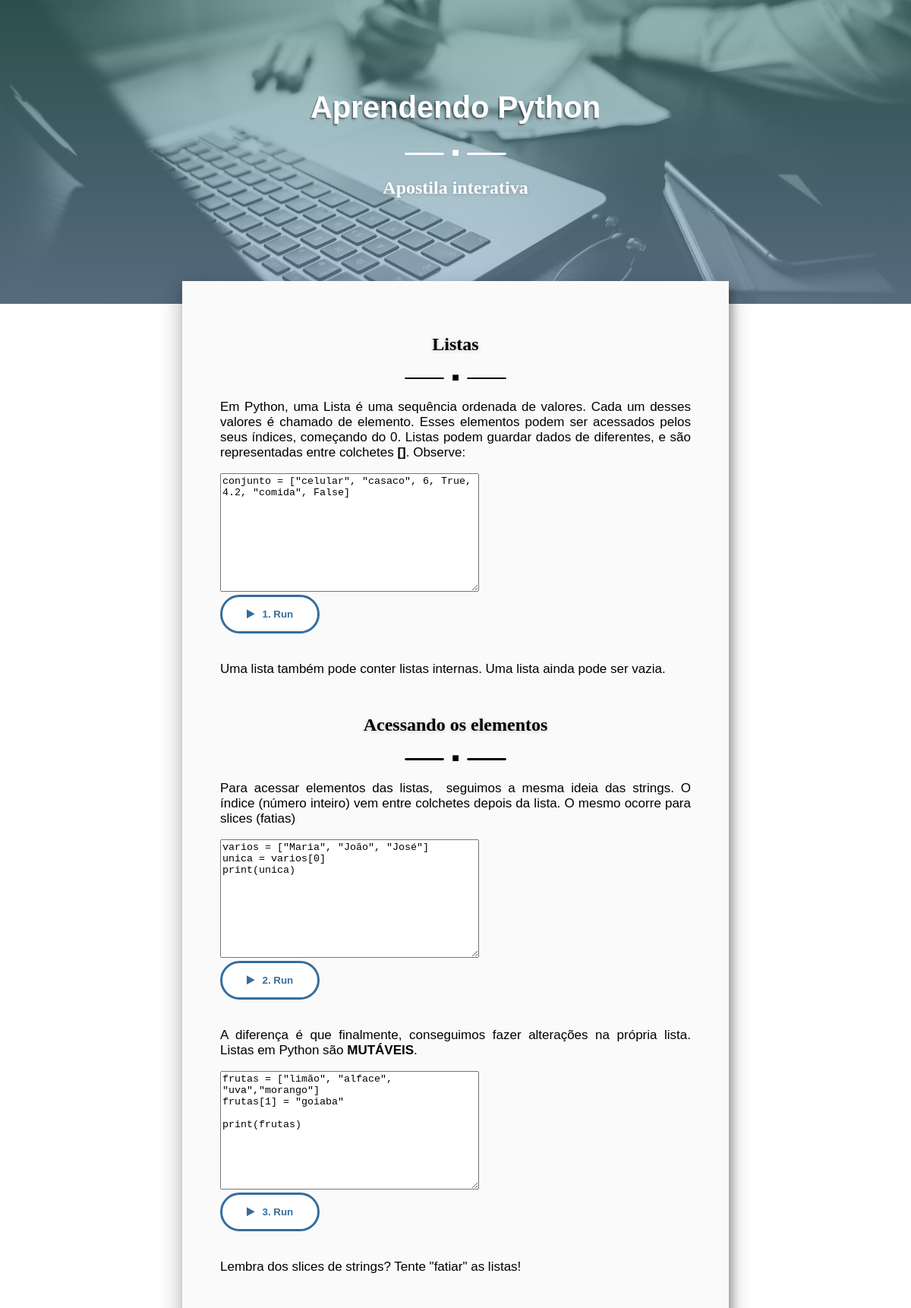
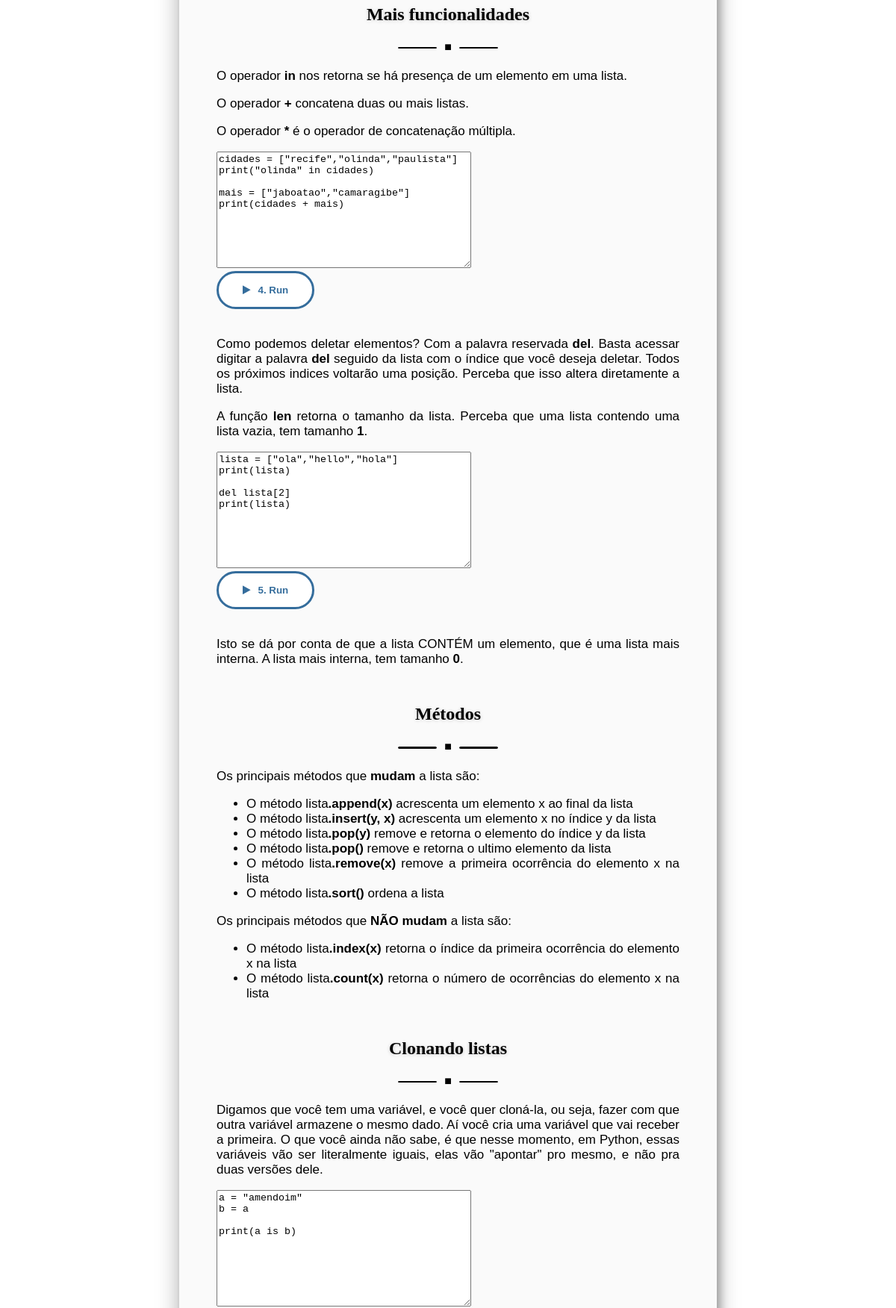
Page /listas/ (upper part) on the committed database (2 pictures, top to bottom).
### core/models.py (models this page shows, shortened)
class Section(models.Model):
    chapter = models.ForeignKey(Chapter, on_delete=models.CASCADE)
    title = models.CharField(max_length=25)
    content = HTMLField()

### core/views.py (the view)
# urls.py: url(r'^(?P<slug>[-\w]+)/$', views.ChapterDetail.as_view(), name="chapter_detail"),
class ChapterDetail(DetailView):
    model = Chapter
    template_name = 'core/detail.html'
    context_object_name = 'chapter'
    def get_context_data(self, **kwargs):
        context = super().get_context_data(**kwargs)
        context['sections'] = self.get_object().section_set.all()
        context['previous'] = self.get_object().previous_chapter
        context['next'] = self.get_object().next_chapter
        return context

### core/templates/core/detail.html (shortened to what this page needs)
{% load staticfiles %}
<!DOCTYPE html>
<html>
    <head>
        <link rel="stylesheet" href="{% static 'core/style.css' %}" type="text/css" />
        <link rel="stylesheet" href="{% static 'core/codemirror/lib/codemirror.css' %}">
        <link rel="stylesheet" href="{% static 'core/codemirror/theme/material.css' %}">
        <link rel="stylesheet" href="https://maxcdn.bootstrapcdn.com/font-awesome/4.7.0/css/font-awesome.min.css" type="text/css" />
    </head>
    <body>
        <div class="wrapper">
            <div class="header">
                <h1>Aprendendo Python</h1>
                <div class="sep center"><div class="line"></div>■<div class="line"></div></div>
                <h2>Apostila interativa</h2>
            </div>
            <div class="page">
                <div class="content">
                    {% for section in sections %}
                        <h2>{{ section.title }}</h2>
                        <div class="sep center"><div class="line"></div>■<div class="line"></div></div>
                        {{ section.content|safe }}
                    {% endfor %}
                </div>
            </div>
        </div>
    </body>
</html>

### core/static/core/style.css (style rules this page uses)
html, body { margin: 0; }
body { background-image: url('bg.jpg'); }
.header { height: 400px; background-image: -webkit-linear-gradient(rgba(34, 104, 99, 0.5), rgba(119, 159, 197, 0.5)), url('bg-header.png'); background-size: cover; background-position: center center; display: flex; align-items: center; justify-content: center; flex-direction: column; margin-bottom: 30px; }
h1 { margin-top: 0; font-family: 'Cambo', sans-serif; -webkit-font-smoothing: antialiased; font-size: 40px; color: #fff; text-shadow: -2px 2px 0px rgba(0, 0, 0, 0.3), -2px 4px 2px rgba(0, 0, 0, 0.1); }
.header h2 { font-family: 'Cambo'; color: #ffffff; -webkit-font-smoothing: antialiased; text-shadow: 0px 1px 5px rgba(0, 0, 0, 0.2); }
.page { margin: -60px auto; padding-bottom: 60px; background-color: #fafafa; box-shadow: 0 16px 24px 2px rgba(0, 0, 0, 0.14), 0 6px 30px 5px rgba(0, 0, 0, 0.12), 5px 9px 10.87px 0.13px rgba(0, 0, 0, 0.28); width: 60%; }
.content { padding: 20px; margin-left: 30px; margin-right: 30px; text-align: justify; }
.content h2 { margin-top: 50px; font-family: 'Cambo'; text-align: center; color: #000000; -webkit-font-smoothing: antialiased; text-shadow: 0px 1px 5px rgba(0, 0, 0, 0.2); }
.content ul li { font-size: 17px; font-family: 'Georgia', sans-serif; }
.content p { font-size: 17px; font-family: 'Georgia', sans-serif; }
.center { text-align: center; }
.sep { color: #000000; }
.line { border: 1px solid; border-radius: 2px; width: 50px; height: 0.5px; display: inline-block; vertical-align: middle; background-color: #000000; margin: 10px; }
.header .sep { color: #ffffff; }
.header .line { background-color: #ffffff; }
form button { background-color: #FFFFFF; border: 3px solid #356D9C; border-radius: 30px; padding: 15px 32px; text-align: center; text-decoration: none; color: #356D9C; font-family: Arial, sans-serif; font-weight: bold; margin-bottom: 20px; transition: all .25s ease-in-out; }
form button i { margin: 0 10px 0 0; }

### rows in the picture
Section: title "Listas", content "conjunto = [\"celular\", \"casaco\", 6, True, 4.2, \"comida\", False]"
Section: title "Acessando os elementos", content "varios = [\"Maria\", \"João\", \"José\"] unica = varios[0] print(unica) frutas = [\"limão\", \"alface\", \"uva\",\"morango\"] frutas[1] = \"goiaba\" print(frutas)"
Section: title "Mais funcionalidades", content "cidades = [\"recife\",\"olinda\",\"paulista\"] print(\"olinda\" in cidades) mais = [\"jaboatao\",\"camaragibe\"] print(cidades + mais) lista = [\"ola\",\"hello\",\"hola\"] print(lista) del lista[2] print(lista)"
Section: title "Métodos", content "Os principais métodos que mudam a lista são: O método lista .append(x) acrescenta um elemento x ao final da lista O método lista .insert(y, x) acrescenta um elemento x no índice y da lista O método lista .pop(y) remove e retorna o elemento do índice y da lista O método lista .pop() remove e retorna o ultimo elemento da lista O método lista .remove(x) remove a primeira ocorrência do elemento x na lista O método lista .sort() ordena a lista Os principais métodos que NÃO mudam a lista são: O método lista .index(x) retorna o índice da primeira ocorrência do elemento x na lista O método lista .count(x) retorna o número de ocorrências do elemento x na lista"
Section: title "Clonando listas", content "a = \"amendoim\" b = a print(a is b)"
